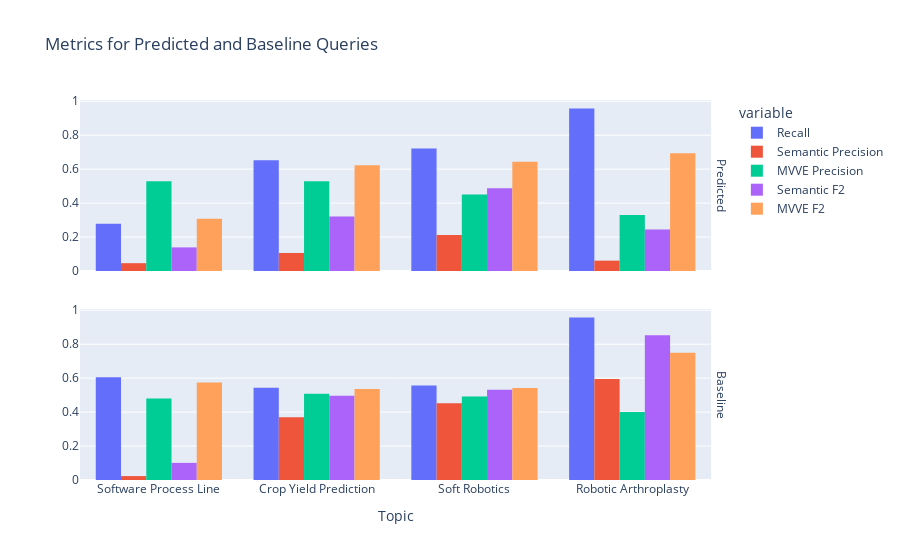

Notebook source saved alongside this figure:
### Code cell
fig = px.histogram(plt_df, x="Topic", y=["Recall", "Semantic Precision", "MVVE Precision", "Semantic F2", "MVVE F2"], title="Metrics for Predicted and Baseline Queries", barmode="group",
                   facet_row="index", facet_row_spacing=0.1)

# Sort by value
fig.for_each_trace(lambda t: t.update(x=t.x[::-1], y=t.y[::-1]))
fig.for_each_annotation(lambda a: a.update(text=a.text.split("=")[-1]))
fig.update_layout(yaxis1_title="", yaxis2_title="", yaxis1_dtick=0.2, yaxis2_dtick=0.2)
fig.show()

### Figure 1 — Plotly figure (JSON) as saved in the notebook; plotly's stock layout.template omitted (floating-point values rounded to 4 significant figures)
{"data": [{"alignmentgroup": "True", "bingroup": "x", "histfunc": "sum", "hovertemplate": "variable=Recall<br>index=Predicted<br>Topic=%{x}<br>sum of value=%{y}<extra></extra>", "legendgroup": "Recall", "marker": {"color": "#636efa", "pattern": {"shape": ""}}, "name": "Recall", "offsetgroup": "Recall", "orientation": "v", "showlegend": true, "type": "histogram", "x": ["Software Process Line", "Crop Yield Prediction", "Soft Robotics", "Robotic Arthroplasty"], "xaxis": "x2", "y": [0.279, 0.652, 0.722, 0.957], "yaxis": "y2"}, {"alignmentgroup": "True", "bingroup": "x", "histfunc": "sum", "hovertemplate": "variable=Recall<br>index=Baseline<br>Topic=%{x}<br>sum of value=%{y}<extra></extra>", "legendgroup": "Recall", "marker": {"color": "#636efa", "pattern": {"shape": ""}}, "name": "Recall", "offsetgroup": "Recall", "orientation": "v", "showlegend": false, "type": "histogram", "x": ["Software Process Line", "Crop Yield Prediction", "Soft Robotics", "Robotic Arthroplasty"], "xaxis": "x", "y": [0.605, 0.543, 0.556, 0.957], "yaxis": "y"}, {"alignmentgroup": "True", "bingroup": "x", "histfunc": "sum", "hovertemplate": "variable=Semantic Precision<br>index=Predicted<br>Topic=%{x}<br>sum of value=%{y}<extra></extra>", "legendgroup": "Semantic Precision", "marker": {"color": "#EF553B", "pattern": {"shape": ""}}, "name": "Semantic Precision", "offsetgroup": "Semantic Precision", "orientation": "v", "showlegend": true, "type": "histogram", "x": ["Software Process Line", "Crop Yield Prediction", "Soft Robotics", "Robotic Arthroplasty"], "xaxis": "x2", "y": [0.046, 0.106, 0.212, 0.061], "yaxis": "y2"}, {"alignmentgroup": "True", "bingroup": "x", "histfunc": "sum", "hovertemplate": "variable=Semantic Precision<br>index=Baseline<br>Topic=%{x}<br>sum of value=%{y}<extra></extra>", "legendgroup": "Semantic Precision", "marker": {"color": "#EF553B", "pattern": {"shape": ""}}, "name": "Semantic Precision", "offsetgroup": "Semantic Precision", "orientation": "v", "showlegend": false, "type": "histogram", "x": ["Software Process Line", "Crop Yield Prediction", "Soft Robotics", "Robotic Arthroplasty"], "xaxis": "x", "y": [0.023, 0.37, 0.452, 0.595], "yaxis": "y"}, {"alignmentgroup": "True", "bingroup": "x", "histfunc": "sum", "hovertemplate": "variable=MVVE Precision<br>index=Predicted<br>Topic=%{x}<br>sum of value=%{y}<extra></extra>", "legendgroup": "MVVE Precision", "marker": {"color": "#00cc96", "pattern": {"shape": ""}}, "name": "MVVE Precision", "offsetgroup": "MVVE Precision", "orientation": "v", "showlegend": true, "type": "histogram", "x": ["Software Process Line", "Crop Yield Prediction", "Soft Robotics", "Robotic Arthroplasty"], "xaxis": "x2", "y": [0.528, 0.528, 0.451, 0.33], "yaxis": "y2"}, {"alignmentgroup": "True", "bingroup": "x", "histfunc": "sum", "hovertemplate": "variable=MVVE Precision<br>index=Baseline<br>Topic=%{x}<br>sum of value=%{y}<extra></extra>", "legendgroup": "MVVE Precision", "marker": {"color": "#00cc96", "pattern": {"shape": ""}}, "name": "MVVE Precision", "offsetgroup": "MVVE Precision", "orientation": "v", "showlegend": false, "type": "histogram", "x": ["Software Process Line", "Crop Yield Prediction", "Soft Robotics", "Robotic Arthroplasty"], "xaxis": "x", "y": [0.48, 0.508, 0.492, 0.401], "yaxis": "y"}, {"alignmentgroup": "True", "bingroup": "x", "histfunc": "sum", "hovertemplate": "variable=Semantic F2<br>index=Predicted<br>Topic=%{x}<br>sum of value=%{y}<extra></extra>", "legendgroup": "Semantic F2", "marker": {"color": "#ab63fa", "pattern": {"shape": ""}}, "name": "Semantic F2", "offsetgroup": "Semantic F2", "orientation": "v", "showlegend": true, "type": "histogram", "x": ["Software Process Line", "Crop Yield Prediction", "Soft Robotics", "Robotic Arthroplasty"], "xaxis": "x2", "y": [0.139, 0.321, 0.487, 0.244], "yaxis": "y2"}, {"alignmentgroup": "True", "bingroup": "x", "histfunc": "sum", "hovertemplate": "variable=Semantic F2<br>index=Baseline<br>Topic=%{x}<br>sum of value=%{y}<extra></extra>", "legendgroup": "Semantic F2", "marker": {"color": "#ab63fa", "pattern": {"shape": ""}}, "name": "Semantic F2", "offsetgroup": "Semantic F2", "orientation": "v", "showlegend": false, "type": "histogram", "x": ["Software Process Line", "Crop Yield Prediction", "Soft Robotics", "Robotic Arthroplasty"], "xaxis": "x", "y": [0.101, 0.497, 0.531, 0.853], "yaxis": "y"}, {"alignmentgroup": "True", "bingroup": "x", "histfunc": "sum", "hovertemplate": "variable=MVVE F2<br>index=Predicted<br>Topic=%{x}<br>sum of value=%{y}<extra></extra>", "legendgroup": "MVVE F2", "marker": {"color": "#FFA15A", "pattern": {"shape": ""}}, "name": "MVVE F2", "offsetgroup": "MVVE F2", "orientation": "v", "showlegend": true, "type": "histogram", "x": ["Software Process Line", "Crop Yield Prediction", "Soft Robotics", "Robotic Arthroplasty"], "xaxis": "x2", "y": [0.308, 0.623, 0.644, 0.694], "yaxis": "y2"}, {"alignmentgroup": "True", "bingroup": "x", "histfunc": "sum", "hovertemplate": "variable=MVVE F2<br>index=Baseline<br>Topic=%{x}<br>sum of value=%{y}<extra></extra>", "legendgroup": "MVVE F2", "marker": {"color": "#FFA15A", "pattern": {"shape": ""}}, "name": "MVVE F2", "offsetgroup": "MVVE F2", "orientation": "v", "showlegend": false, "type": "histogram", "x": ["Software Process Line", "Crop Yield Prediction", "Soft Robotics", "Robotic Arthroplasty"], "xaxis": "x", "y": [0.575, 0.536, 0.542, 0.749], "yaxis": "y"}], "layout": {"annotations": [{"font": {}, "showarrow": false, "text": "Baseline", "textangle": 90, "x": 0.98, "xanchor": "left", "xref": "paper", "y": 0.225, "yanchor": "middle", "yref": "paper"}, {"font": {}, "showarrow": false, "text": "Predicted", "textangle": 90, "x": 0.98, "xanchor": "left", "xref": "paper", "y": 0.775, "yanchor": "middle", "yref": "paper"}], "barmode": "group", "legend": {"title": {"text": "variable"}, "tracegroupgap": 0}, "title": {"text": "Metrics for Predicted and Baseline Queries"}, "xaxis": {"anchor": "y", "domain": [0, 0.98], "title": {"text": "Topic"}}, "xaxis2": {"anchor": "y2", "domain": [0, 0.98], "matches": "x", "showticklabels": false}, "yaxis": {"anchor": "x", "domain": [0, 0.45], "dtick": 0.2, "title": {"text": ""}}, "yaxis2": {"anchor": "x2", "domain": [0.55, 1], "dtick": 0.2, "matches": "y", "title": {"text": ""}}}}
